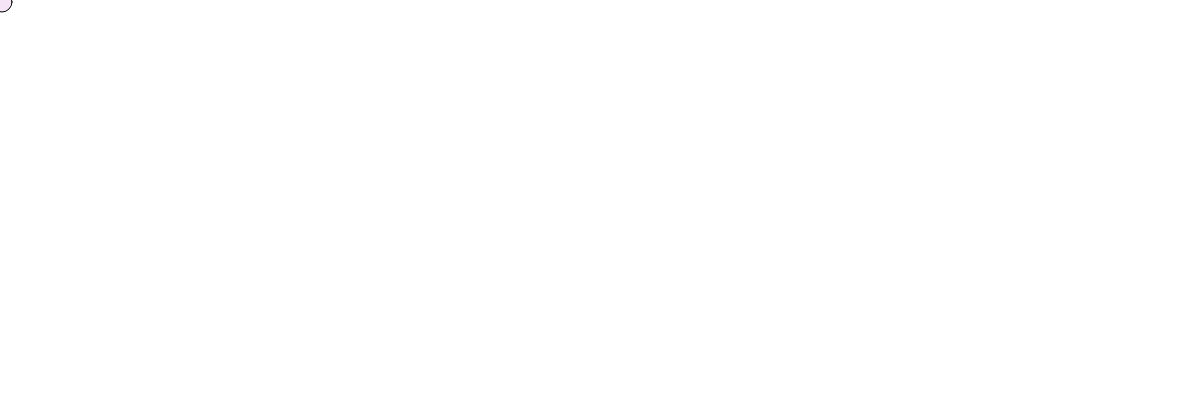
Frame 1 (no input)
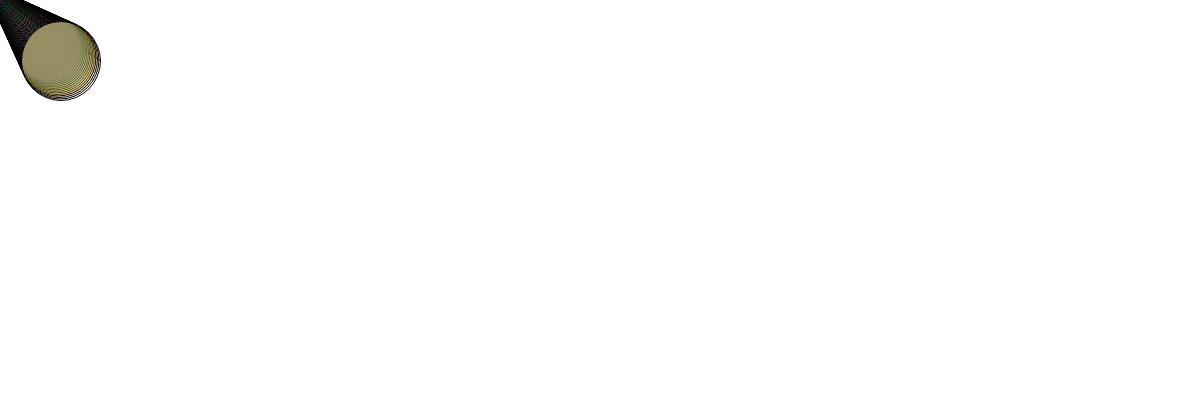
Frame 60 (no input)
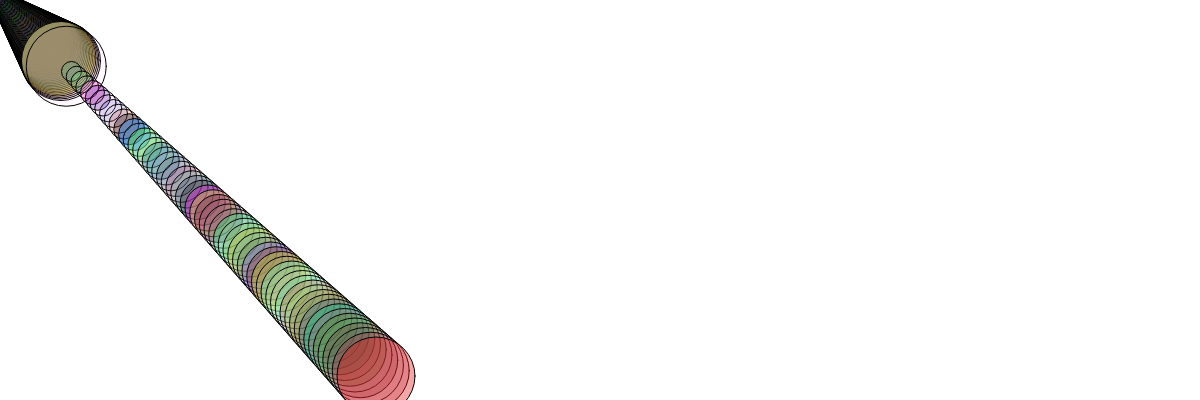
Frame 120 (the mouse pressed at the canvas centre since frame 60)

The p5.js sketch that drew these frames (run headless with seeded random() and noise() and a simulated clock; from frame 60 on, the mouse is pressed at the canvas centre):

// p5.js sketch
// ── sketch.js


let ball = {};
ball.width = 20;
ball.x = 1 ;
ball.y = 1 ;
ball.delta_x = 1;
ball.delta_y = 1;
ball.scale_x = 1;
ball.scale_y = 1;

function setup() {
    createCanvas(windowWidth, 400);
    background(255);
    frameRate(60);
}



function draw() {

    ball.x += ball.delta_x * ball.scale_x;
    ball.y += ball.delta_y * ball.scale_y;


    if (ball.x >= width || ball.x <= 0) {
        ball.delta_x = -1 * ball.delta_x;
    }
    if (ball.y >= height || ball.y <= 0) {
        ball.delta_y = -1 * ball.delta_y;
    }

    fill(random(0, 255), random(0, 255), random(0, 255), random(0, 100));
    ellipse(ball.x, ball.y, ball.width, ball.width);

    if (ball.width >= 80 ) {
      ball.width = ball.width - 60
    }
    else {
      ball.width = ball.width + 1
    }

}

function mousePressed() {
    ball.scale_x = map(mouseX, 0, width, 0.5, 10);
    ball.scale_y = map(mouseY, 0, height, 0.5, 10);
}
